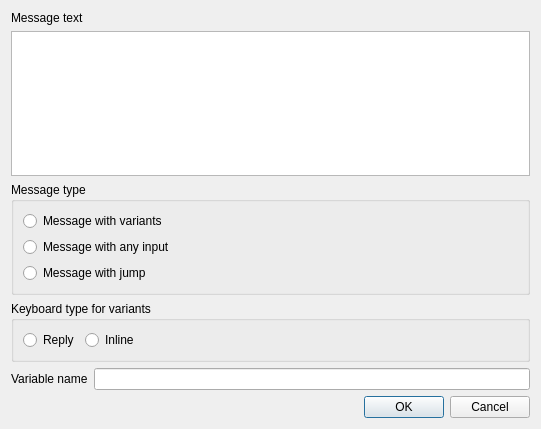
<?xml version="1.0" encoding="UTF-8"?>
<ui version="4.0">
 <class>MessageEditorDialog</class>
 <widget class="QDialog" name="MessageEditorDialog">
  <property name="geometry">
   <rect>
    <x>0</x>
    <y>0</y>
    <width>541</width>
    <height>429</height>
   </rect>
  </property>
  <property name="windowTitle">
   <string>Change message</string>
  </property>
  <layout class="QVBoxLayout" name="verticalLayout_3">
   <item>
    <layout class="QVBoxLayout" name="verticalLayout">
     <item>
      <widget class="QLabel" name="label">
       <property name="text">
        <string>Message text</string>
       </property>
      </widget>
     </item>
     <item>
      <widget class="QTextEdit" name="message_text_edit"/>
     </item>
    </layout>
   </item>
   <item>
    <widget class="QGroupBox" name="groupBox_2">
     <property name="title">
      <string>Message type</string>
     </property>
     <layout class="QVBoxLayout" name="verticalLayout_2">
      <item>
       <widget class="QRadioButton" name="message_variants_radio">
        <property name="text">
         <string>Message with variants</string>
        </property>
       </widget>
      </item>
      <item>
       <widget class="QRadioButton" name="message_any_input_radio">
        <property name="text">
         <string>Message with any input</string>
        </property>
       </widget>
      </item>
      <item>
       <widget class="QRadioButton" name="message_jump_radio">
        <property name="text">
         <string>Message with jump</string>
        </property>
       </widget>
      </item>
     </layout>
    </widget>
   </item>
   <item>
    <widget class="QGroupBox" name="groupBox">
     <property name="title">
      <string>Keyboard type for variants</string>
     </property>
     <layout class="QHBoxLayout" name="horizontalLayout_2">
      <item>
       <widget class="QRadioButton" name="radio_reply">
        <property name="text">
         <string>Reply</string>
        </property>
       </widget>
      </item>
      <item>
       <widget class="QRadioButton" name="radio_inline">
        <property name="text">
         <string>Inline</string>
        </property>
       </widget>
      </item>
      <item>
       <spacer name="horizontalSpacer_2">
        <property name="orientation">
         <enum>Qt::Horizontal</enum>
        </property>
        <property name="sizeHint" stdset="0">
         <size>
          <width>40</width>
          <height>20</height>
         </size>
        </property>
       </spacer>
      </item>
     </layout>
    </widget>
   </item>
   <item>
    <layout class="QHBoxLayout" name="horizontalLayout">
     <item>
      <widget class="QLabel" name="label_2">
       <property name="text">
        <string>Variable name</string>
       </property>
      </widget>
     </item>
     <item>
      <widget class="QLineEdit" name="variable_name_line_edit"/>
     </item>
    </layout>
   </item>
   <item>
    <layout class="QHBoxLayout" name="horizontalLayout_3">
     <item>
      <spacer name="horizontalSpacer">
       <property name="orientation">
        <enum>Qt::Horizontal</enum>
       </property>
       <property name="sizeHint" stdset="0">
        <size>
         <width>128</width>
         <height>20</height>
        </size>
       </property>
      </spacer>
     </item>
     <item>
      <widget class="QDialogButtonBox" name="buttonBox">
       <property name="orientation">
        <enum>Qt::Horizontal</enum>
       </property>
       <property name="standardButtons">
        <set>QDialogButtonBox::Cancel|QDialogButtonBox::Ok</set>
       </property>
      </widget>
     </item>
    </layout>
   </item>
  </layout>
 </widget>
 <resources/>
 <connections>
  <connection>
   <sender>buttonBox</sender>
   <signal>accepted()</signal>
   <receiver>MessageEditorDialog</receiver>
   <slot>accept()</slot>
   <hints>
    <hint type="sourcelabel">
     <x>248</x>
     <y>254</y>
    </hint>
    <hint type="destinationlabel">
     <x>157</x>
     <y>274</y>
    </hint>
   </hints>
  </connection>
  <connection>
   <sender>buttonBox</sender>
   <signal>rejected()</signal>
   <receiver>MessageEditorDialog</receiver>
   <slot>reject()</slot>
   <hints>
    <hint type="sourcelabel">
     <x>316</x>
     <y>260</y>
    </hint>
    <hint type="destinationlabel">
     <x>286</x>
     <y>274</y>
    </hint>
   </hints>
  </connection>
 </connections>
</ui>
